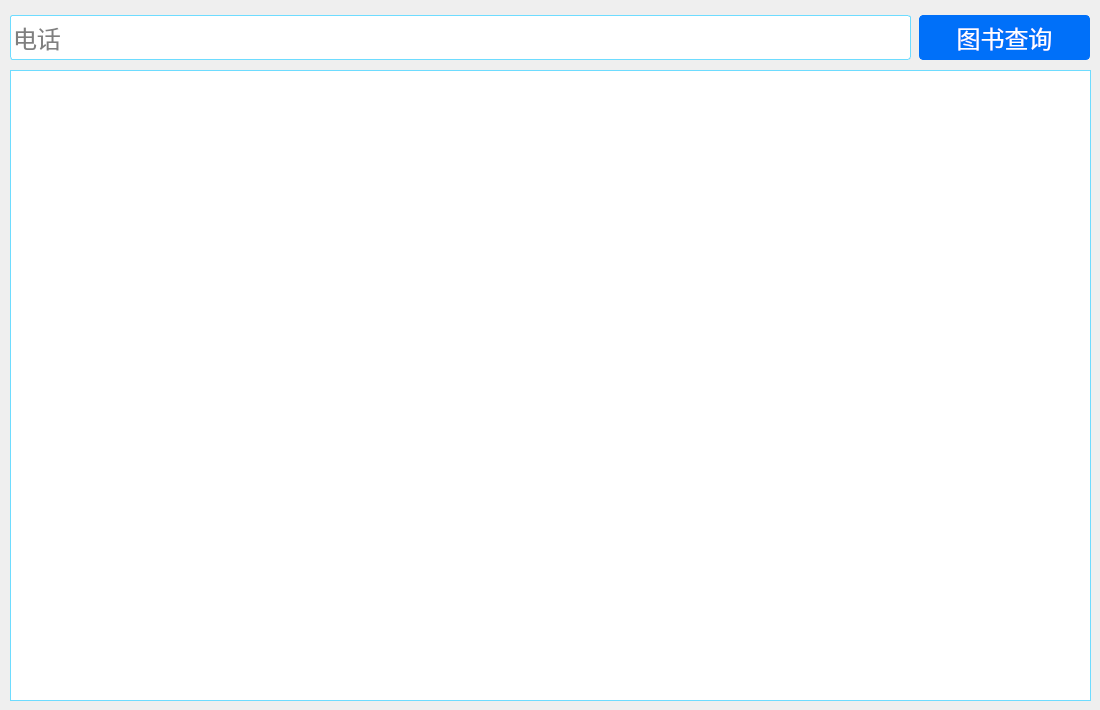
     <widget class="QWidget" name="page_set">
      <widget class="QTableView" name="tv_log">
       <property name="geometry">
        <rect>
         <x>10</x>
         <y>70</y>
         <width>1081</width>
         <height>631</height>
        </rect>
       </property>
       <property name="styleSheet">
        <string notr="true">border:1px solid rgb(110,220,255);</string>
       </property>
      </widget>
      <widget class="QLineEdit" name="ed_tel_query">
       <property name="geometry">
        <rect>
         <x>10</x>
         <y>15</y>
         <width>901</width>
         <height>45</height>
        </rect>
       </property>
       <property name="font">
        <font>
         <pointsize>18</pointsize>
        </font>
       </property>
       <property name="styleSheet">
        <string notr="true">border:1px solid rgb(110,220,255);
border-radius:3px;</string>
       </property>
       <property name="placeholderText">
        <string>电话</string>
       </property>
      </widget>
      <widget class="QPushButton" name="btn_tel_query">
       <property name="geometry">
        <rect>
         <x>919</x>
         <y>15</y>
         <width>171</width>
         <height>45</height>
        </rect>
       </property>
       <property name="sizePolicy">
        <sizepolicy hsizetype="Fixed" vsizetype="Fixed">
         <horstretch>0</horstretch>
         <verstretch>0</verstretch>
        </sizepolicy>
       </property>
       <property name="font">
        <font>
         <pointsize>18</pointsize>
        </font>
       </property>
       <property name="styleSheet">
        <string notr="true">#btn_tel_query{
border:1px solid rgb(0, 112, 249);
color: rgb(255, 255, 255);
border-radius:4px;
background-color: rgb(0, 112, 249);
}

#btn_tel_query:hover{
border:1px solid rgb(0, 128, 0);
background-color: rgb(0, 128, 0);
}
#btn_tel_query:press{
border:1px solid rgb(0, 112, 249);
background-color: rgb(0, 112, 249);
}
</string>
       </property>
       <property name="text">
        <string>图书查询</string>
       </property>
       <property name="icon">
        <iconset resource="res.qrc">
         <normaloff>:/res/up.png</normaloff>:/res/up.png</iconset>
       </property>
       <property name="iconSize">
        <size>
         <width>32</width>
         <height>32</height>
        </size>
       </property>
      </widget>
     </widget>
